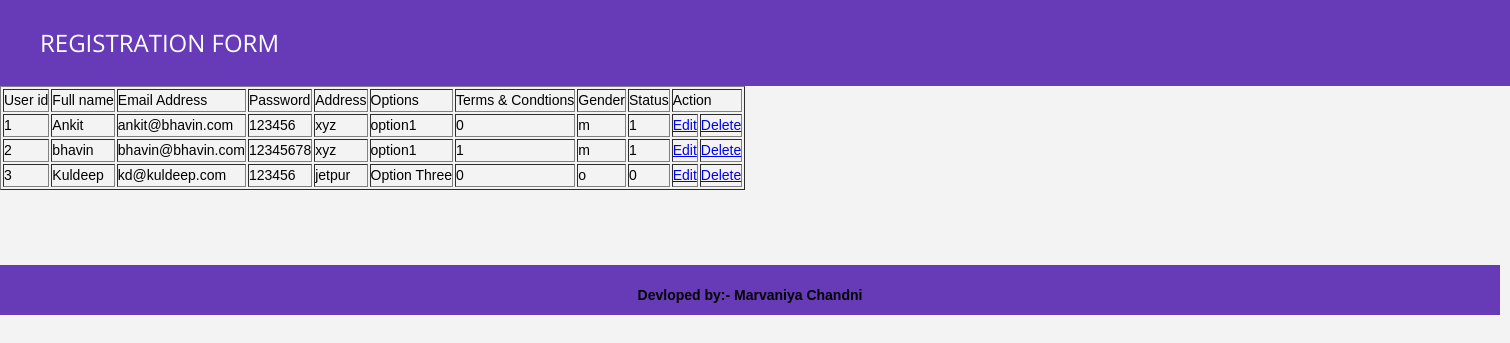
Screenshot of /user_list.php with the database file from the repository.
### tables this page shows
CREATE TABLE IF NOT EXISTS `users` (
  `user_id` int(11) NOT NULL AUTO_INCREMENT,
  `user_fullname` varchar(20) NOT NULL,
  `user_email` varchar(20) NOT NULL,
  `user_password` varchar(20) NOT NULL,
  `user_option` varchar(20) NOT NULL,
  `user_address` varchar(100) NOT NULL,
  `user_terms` tinyint(1) NOT NULL,
  `user_gender` varchar(1) NOT NULL,
  `user_status` tinyint(1) NOT NULL,
  PRIMARY KEY (`user_id`)
);

### user_list.php (the view, shortened to what this page needs)
<?php
include('header.php');
$sel_user_list="select * from users";
$ex_query=mysql_query($sel_user_list); ?>
<div class="main-content">
<table width="" border="1">
  <tr>
    <td>User id</td>
    <td>Full name</td>
    <td>Email Address</td>
    <td>Password</td>
    <td>Address</td>
    <td>Options</td>
    <td>Terms & Condtions</td>
    <td>Gender</td>
    <td>Status</td>
	<td colspan="2">Action</td>
  </tr>
<?php while($rows=mysql_fetch_array($ex_query))
{
?>
  <tr>
    <td><?php echo $rows[0]; ?></td>
    <td><?php echo $rows[1]; ?></td>
	 <td><?php echo $rows[2]; ?></td>
     <td><?php echo $rows[3]; ?></td>
	 <td><?php echo $rows[5]; ?></td>
   <td><?php echo $rows[4]; ?></td>
	<td><?php echo $rows[6]; ?></td>
	<td><?php echo $rows[7]; ?></td>
    <td><?php echo $rows[8]; ?></td>
	    <td><a href="index.php?edit=yes&id=<?php echo $rows[0]; ?>">Edit</a></td>
		    <td><a href="pulldataofregistration.php?del=yes&id=<?php echo $rows[0]; ?>">Delete</a></td>
  </tr>
  <?php }?>
</table>
</div>
<?php
include('footer.php');
?>

### header.php (shortened to what this page needs)
<!DOCTYPE html>
<html>
<head>
	<link rel="stylesheet" href="css/demo.css">
	<link rel="stylesheet" href="css/form-basic.css">
	<link rel="stylesheet" href="assets/form-login.css">
	<link rel="stylesheet" href="assets/form-search.css">
</head>
<header>
		<h1>REGISTRATION FORM </h1>
</header>

### footer.php
<div style="background:#673AB7; height:50px; width:1500px;padding-top:20px; border:10px;text-align:center; " >
		 <b><p>Devloped by:- Marvaniya Chandni</p> </b>
</div>
</body>
</html>

### css/demo.css (style rules this page uses)
* { margin: 0; padding: 0; box-sizing: border-box; }
html { background-color: #efefef; }
header { box-sizing: border-box; text-align: center; width: 100%; padding: 25px 40px; background-color: #673AB7; overflow: hidden; }
header h1 { float: left; font: normal 24px/1.5 'Open Sans', sans-serif; color: #fff; }
.main-content { margin-bottom: 75px; }

### css/form-basic.css (style rules this page uses)
html { background-color: #f3f3f3; }

### assets/form-login.css (style rules this page uses)
html { background-color: #f3f3f3; }

### rows the page displays
users: user_id "1", user_fullname "Ankit", user_email "ankit@bhavin.com", user_password "123456", user_address "xyz", user_option "option1", user_terms "0", user_gender "m", user_status "1"
users: user_id "2", user_fullname "bhavin", user_email "bhavin@bhavin.com", user_password "12345678", user_address "xyz", user_option "option1", user_terms "1", user_gender "m", user_status "1"
users: user_id "3", user_fullname "Kuldeep", user_email "kd@kuldeep.com", user_password "123456", user_address "jetpur", user_option "Option Three", user_terms "0", user_gender "o", user_status "0"
